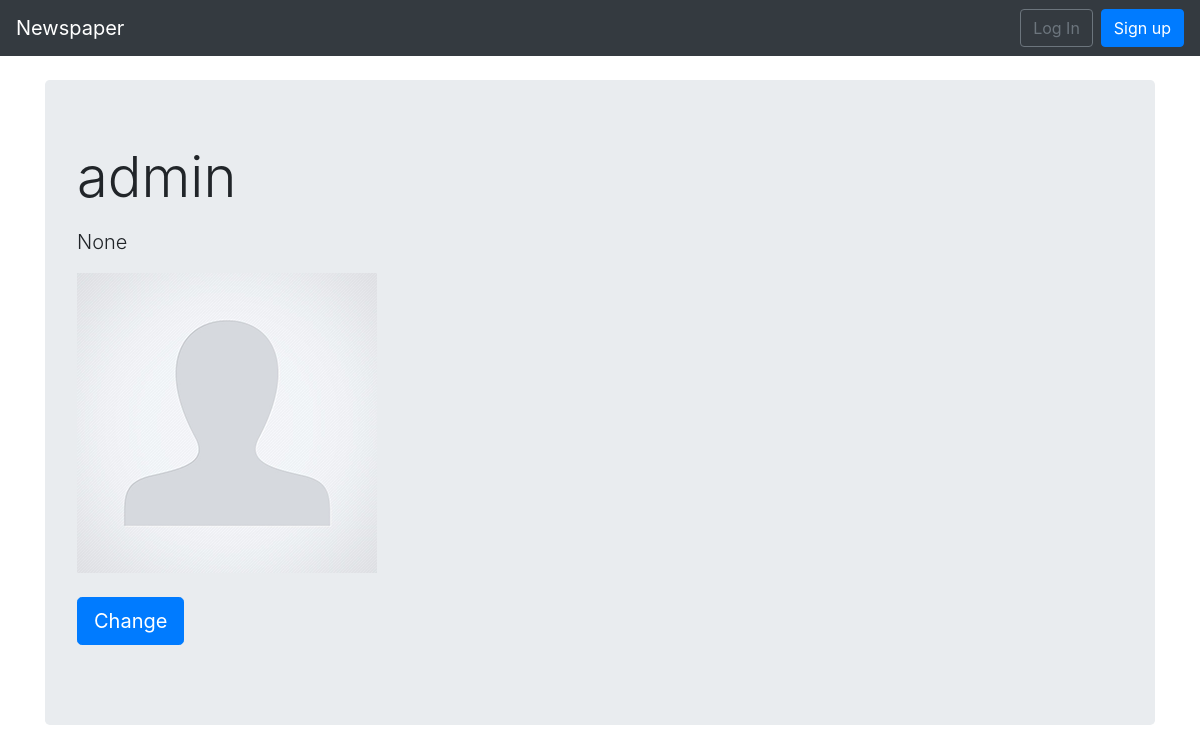
Page /users/1/personal/ on the earlier database version.
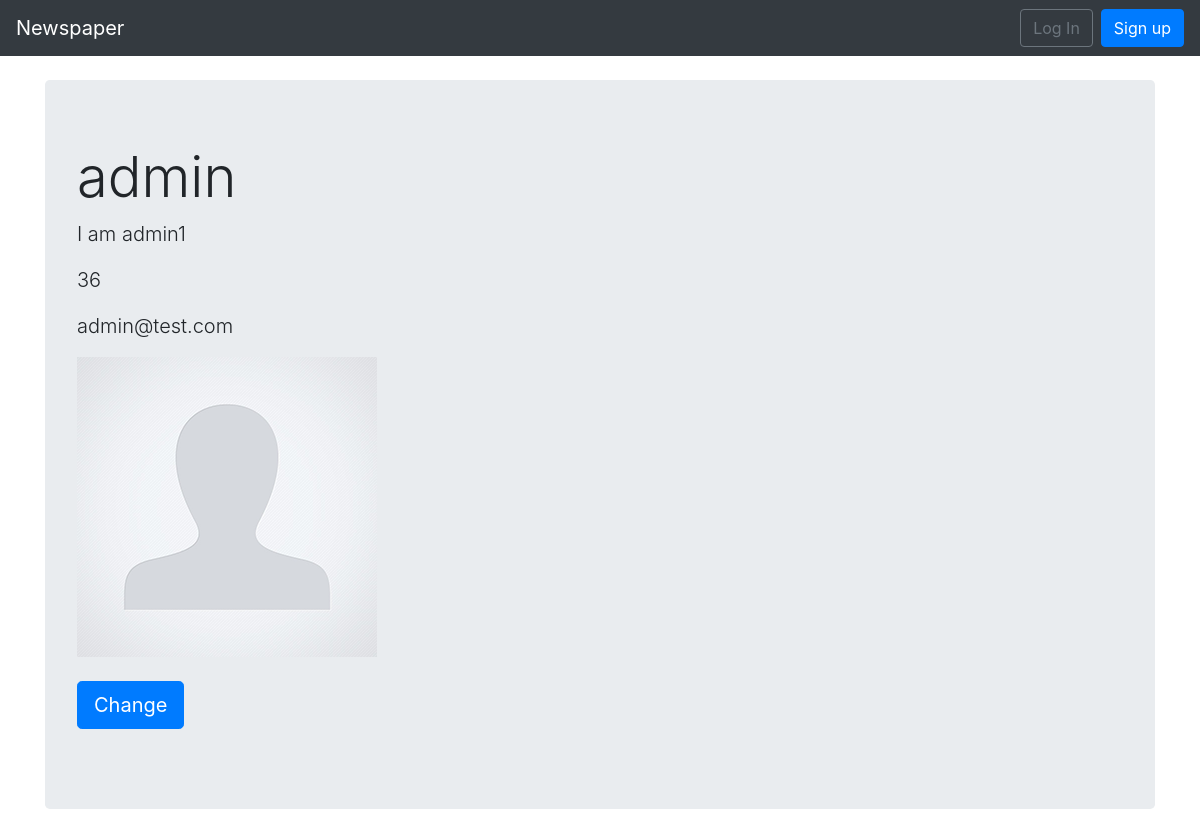
Same page on the later database version.
### users/models.py (models this page shows, shortened)
class CustomUser(AbstractUser):
    self_description = models.TextField(blank=True, null=False, default='')
    age = models.PositiveIntegerField(null=True, blank=True)
    image = models.ImageField(default='default.jpg', upload_to='user_images')

### users/views.py (the view)
# urls.py: path('<int:pk>/personal/', PersonalAreaView.as_view(), name='home'),
class PersonalAreaView(DetailView):
    model = CustomUser
    template_name = 'home.html'

### templates/home.html (shortened to what this page needs)
{% extends 'base.html' %}
{% block content %}
    <div class='jumbotron'>
        <h1 class='display-4'>{{ customuser.username }}</h1>
        <p class='lead'>{{ customuser.self_description }}</p>
        <p class='lead'>{{ customuser.age }}</p>
        <p class='lead'>{{ customuser.email }}</p>
        <img class='lead' src="{{ customuser.image.url }}"/>
        <p class='lead mt-4'>
            <a class='btn btn-primary btn-lg' href='{% url 'change_user' customuser.pk %}'
               role='button'>Change</a>
        </p>
    </div>
{% endblock content %}

Differences in the rows shown:
changed CustomUser "admin": self_description (not shown) → "I am admin1"; age "None" → "36"; email (not shown) → "admin@test.com"
